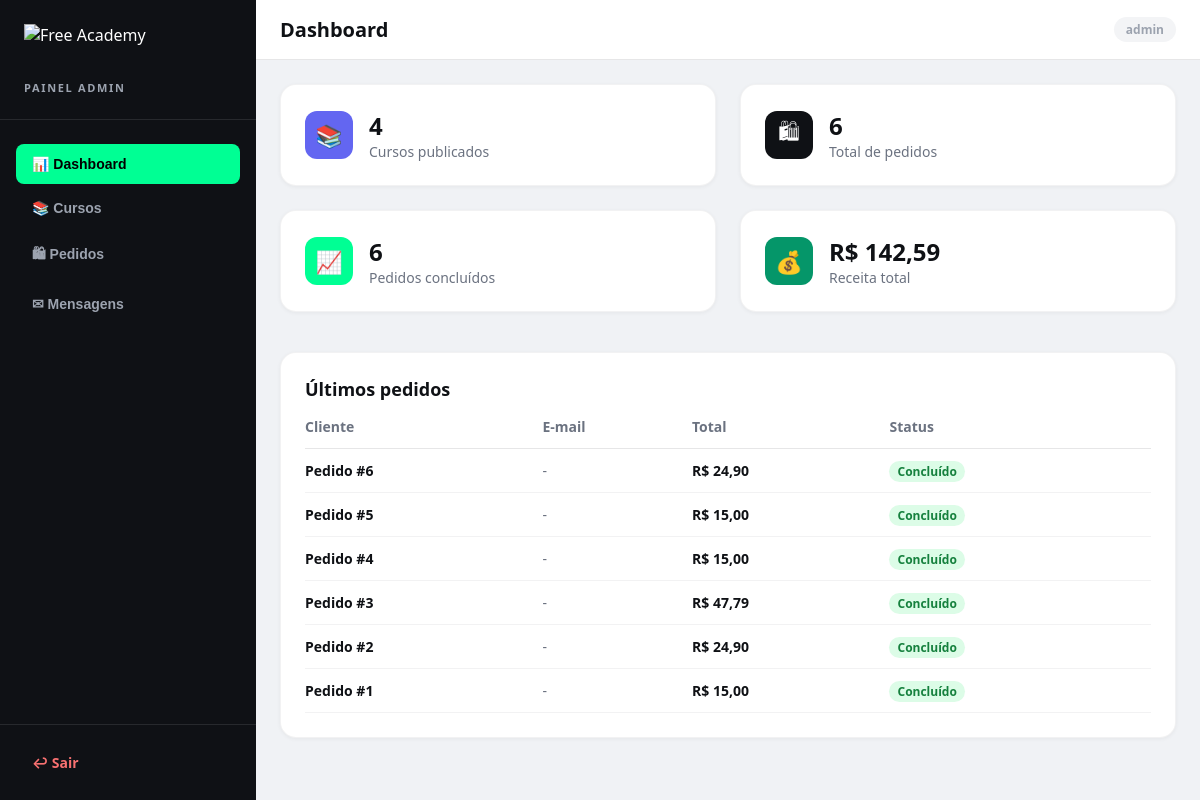
The app's page /admin/index.php (signed in) with its own data.
### tables this page shows
CREATE TABLE `pedidos` (
  `id` int(11) NOT NULL,
  `cliente_id` int(11) NOT NULL,
  `data_pedido` datetime DEFAULT current_timestamp(),
  `total` decimal(10,2) NOT NULL
);

### admin/index.php (the view, shortened to what this page needs)
<?php
require_once '../config/conexao.php';
$totalCursos   = $pdo->query("SELECT COUNT(*) FROM produtos")->fetchColumn();
$totalPedidos  = $pdo->query("SELECT COUNT(*) FROM pedidos")->fetchColumn();
$completedPed  = $totalPedidos;
$receita       = $pdo->query("SELECT COALESCE(SUM(total),0) FROM pedidos")->fetchColumn();
$recentOrders  = $pdo->query("SELECT p.id, p.cliente_id, c.nome as customer_name, c.email as customer_email, p.total, 'completed' as status FROM pedidos p LEFT JOIN clientes c ON p.cliente_id = c.id ORDER BY p.id DESC LIMIT 8")->fetchAll();
?>
<!DOCTYPE html>
<html lang="pt-BR">
<head>
  <link rel="stylesheet" href="../assets/css/style.css" />
</head>
<body>
<div class="admin-wrapper">
  <aside class="admin-sidebar">
    <div class="sidebar-logo">
      <img src="https://media.base44.com/images/public/6a28c8df52b234e765db2246/a1172fc07_Gemini_Generated_Image_kahyi2kahyi2kahy.png" alt="Free Academy" />
      <p>Painel Admin</p>
    </div>
    <nav class="sidebar-nav">
      <button class="sidebar-btn active" onclick="showTab('stats', this)">📊 Dashboard</button>
      <button class="sidebar-btn" onclick="showTab('courses', this)">📚 Cursos</button>
      <button class="sidebar-btn" onclick="showTab('orders', this)">🛍 Pedidos</button>
      <button class="sidebar-btn" onclick="showTab('messages', this)">✉ Mensagens </button>
    </nav>
    <div class="sidebar-footer">
      <a href="../logout.php" class="sidebar-logout">↩ Sair</a>
    </div>
  </aside>
  <div class="admin-main">
    <header class="admin-topbar">
      <h1 id="topbar-title">Dashboard</h1>
      <span class="admin-badge">admin</span>
    </header>
    <main class="admin-content">
      <div id="tab-stats" class="admin-section active">
        <div class="stats-grid">
          <div class="stat-card">
            <div class="stat-icon indigo">📚</div>
            <div><div class="stat-value"><?= $totalCursos ?></div><div class="stat-label">Cursos publicados</div></div>
          </div>
          <div class="stat-card">
            <div class="stat-icon black">🛍</div>
            <div><div class="stat-value"><?= $totalPedidos ?></div><div class="stat-label">Total de pedidos</div></div>
          </div>
          <div class="stat-card">
            <div class="stat-icon green">📈</div>
            <div><div class="stat-value"><?= $completedPed ?></div><div class="stat-label">Pedidos concluídos</div></div>
          </div>
          <div class="stat-card">
            <div class="stat-icon emerald">💰</div>
            <div><div class="stat-value">R$ <?= number_format($receita, 2, ',', '.') ?></div><div class="stat-label">Receita total</div></div>
          </div>
        </div>
        <div class="table-card">
          <h2>Últimos pedidos</h2>
          <?php if (empty($recentOrders)): ?>
            <p style="color:#9ca3af;font-size:14px;">Nenhum pedido ainda.</p>
          <?php else: ?>
          <table>
            <thead>
              <tr>
                <th>Cliente</th>
                <th>E-mail</th>
                <th>Total</th>
                <th>Status</th>
              </tr>
            </thead>
            <tbody>
              <?php foreach ($recentOrders as $o): ?>
              <tr>
                <td style="font-weight:700;">Pedido #<?= $o['id'] ?></td>
                <td style="color:#6b7280;">-</td>
                <td style="font-weight:900;">R$ <?= number_format($o['total'], 2, ',', '.') ?></td>
                <td>
                  <span class="badge-completed">Concluído</span>
                </td>
              </tr>
              <?php endforeach; ?>
            </tbody>
          </table>
          <?php endif; ?>
        </div>
      </div>
    </main>
  </div>
</div>
</body>
</html>

### assets/css/style.css (style rules this page uses)
*, *::before, *::after { box-sizing: border-box; margin: 0; padding: 0; }
body { font-family: ui-sans-serif, system-ui, -apple-system, sans-serif; background-color: #F4F7F5; background-image: linear-gradient(to right, rgba(15,17,21,.055) 1px, transparent 1px), linear-gradient(to bottom, rgba(15,17,21,.055) 1px, transparent 1px); background-size: 8.33% 100%, 100% 96px; color: #0F1115; min-height: 100vh; }
a { text-decoration: none; color: inherit; }
img { display: block; }
.admin-wrapper { display: flex; min-height: 100vh; }
.admin-sidebar { width: 256px; background: #0F1115; color: #fff; display: flex; flex-direction: column; flex-shrink: 0; position: sticky; top: 0; height: 100vh; overflow-y: auto; }
.sidebar-logo { padding: 24px; border-bottom: 1px solid rgba(255,255,255,0.1); }
.sidebar-logo img { height: 48px; width: auto; }
.sidebar-logo p { font-size: 11px; color: #9ca3af; font-weight: 700; text-transform: uppercase; letter-spacing: 0.15em; margin-top: 8px; }
.sidebar-nav { flex: 1; padding: 24px 16px; }
.sidebar-btn { width: 100%; display: flex; align-items: center; gap: 12px; padding: 12px 16px; border-radius: 8px; font-weight: 700; font-size: 14px; background: none; border: none; color: #9ca3af; cursor: pointer; margin-bottom: 4px; text-align: left; transition: background 0.2s, color 0.2s; }
.sidebar-btn.active { background: #00FF94; color: #000; }
.sidebar-footer { padding: 16px; border-top: 1px solid rgba(255,255,255,0.1); }
.sidebar-logout { width: 100%; display: flex; align-items: center; gap: 12px; padding: 12px 16px; border-radius: 8px; font-weight: 700; font-size: 14px; background: none; border: none; color: #f87171; cursor: pointer; transition: background 0.2s; }
.admin-main { flex: 1; display: flex; flex-direction: column; background: #F0F2F5; min-width: 0; }
.admin-topbar { background: #fff; border-bottom: 1px solid rgba(15,17,21,0.1); padding: 16px 24px; display: flex; align-items: center; gap: 16px; }
.admin-topbar h1 { font-size: 20px; font-weight: 900; }
.admin-badge { margin-left: auto; font-size: 12px; color: #9ca3af; font-weight: 700; background: #f3f4f6; padding: 4px 12px; border-radius: 9999px; }
.admin-content { flex: 1; padding: 24px; overflow: auto; }
.admin-section { display: none; }
.admin-section.active { display: block; }
.stats-grid { display: grid; grid-template-columns: repeat(4, 1fr); gap: 24px; margin-bottom: 40px; }
@media (max-width: 1200px) { .stats-grid { grid-template-columns: repeat(2, 1fr); } }
.stat-card { background: #fff; border-radius: 16px; border: 1px solid rgba(15,17,21,0.05); box-shadow: 0 1px 4px rgba(0,0,0,0.05); padding: 24px; display: flex; align-items: center; gap: 16px; }
.stat-icon { width: 48px; height: 48px; border-radius: 12px; display: flex; align-items: center; justify-content: center; color: #fff; font-size: 22px; flex-shrink: 0; }
.stat-icon.indigo { background: #6366F1; }
.stat-icon.black { background: #0F1115; }
.stat-icon.green { background: #00FF94; color: #000; }
.stat-icon.emerald { background: #059669; }
.stat-value { font-size: 24px; font-weight: 900; }
.stat-label { font-size: 14px; color: #6b7280; }
.table-card { background: #fff; border-radius: 16px; border: 1px solid rgba(15,17,21,0.05); box-shadow: 0 1px 4px rgba(0,0,0,0.05); padding: 24px; }
.table-card h2 { font-weight: 900; font-size: 18px; margin-bottom: 16px; }
table { width: 100%; border-collapse: collapse; font-size: 14px; }
thead tr { border-bottom: 1px solid rgba(15,17,21,0.1); }
th { padding-bottom: 12px; font-weight: 700; text-align: left; color: #6b7280; }
tbody tr { border-bottom: 1px solid rgba(15,17,21,0.05); }
td { padding: 12px 0; }
.badge-completed { background: #dcfce7; color: #15803d; padding: 2px 8px; border-radius: 9999px; font-size: 12px; font-weight: 700; }

### records on screen
pedidos: id "6", total "24,90"
pedidos: id "5", total "15,00"
pedidos: id "4", total "15,00"
pedidos: id "3", total "47,79"
pedidos: id "2", total "24,90"
pedidos: id "1", total "15,00"

### other values on screen
$totalCursos "4"
$totalPedidos "6"
$completedPed "6"
$receita "142,59"
